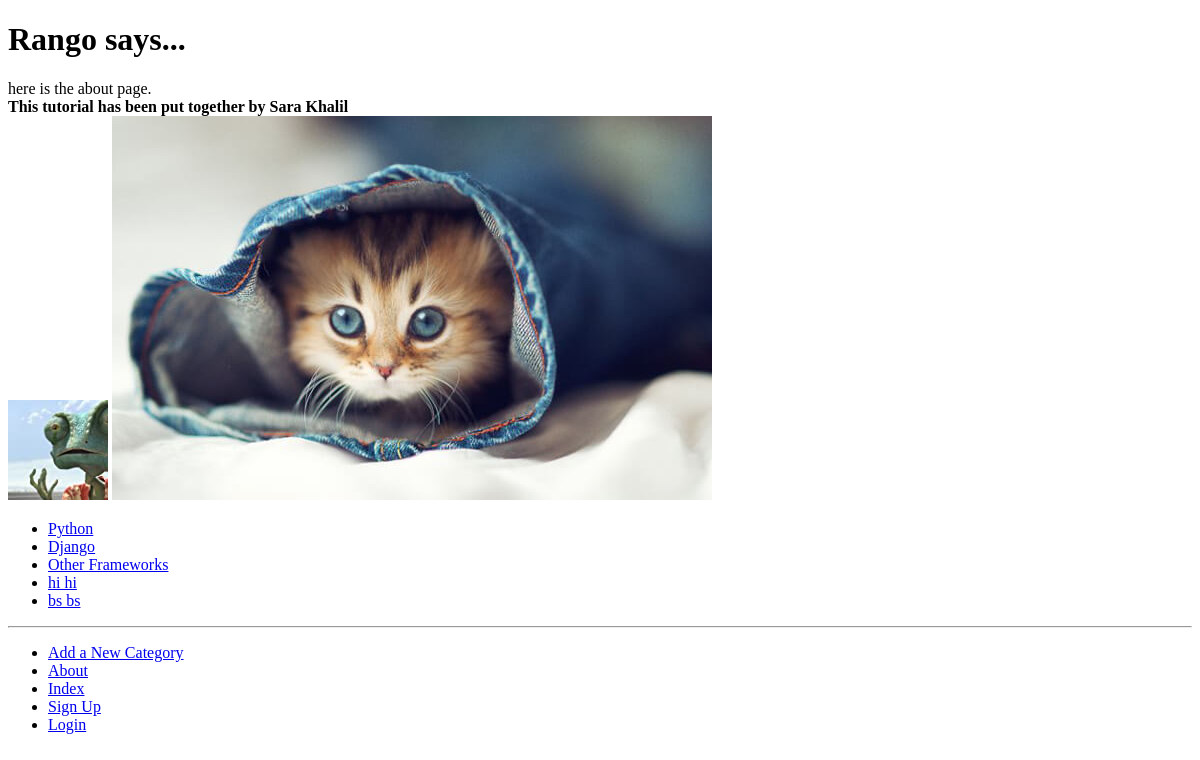
Before: /rango/about/ with the older database file.
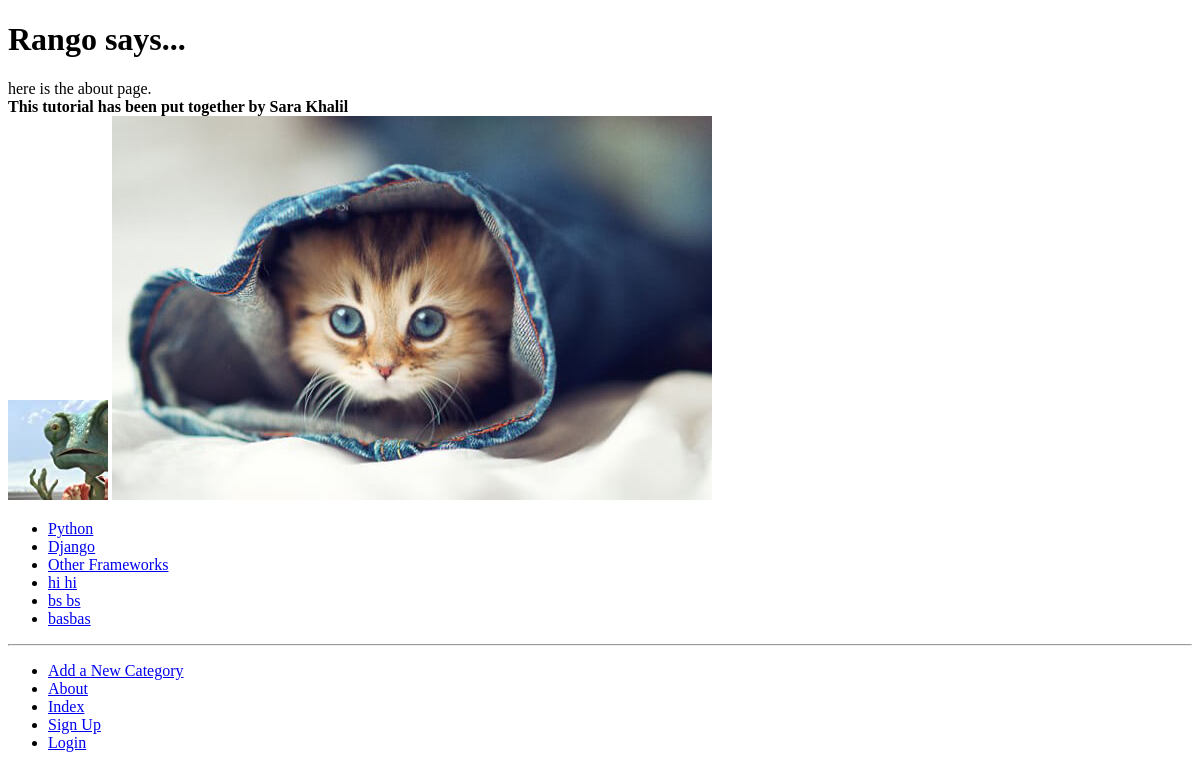
After: the same page with the newer database file.
### rango/models.py (models this page shows, shortened)
class Category(models.Model):
    name = models.CharField(max_length=maxLength128, unique=True)
    views = models.IntegerField(default=0)
    likes = models.IntegerField(default=0)
    slug = models.SlugField(unique=True)
    class Meta:
        verbose_name_plural = 'categories'

### rango/views.py (the view)
# urls.py: path('about/', views.about, name='about'),
def about(request):
    return render(request, 'rango/about.html', context = {"MEDIA_URL":"/media/"})

### rango/templatetags/rango_template_tags.py (called while the page is built)
@register.inclusion_tag('rango/categories.html')
def get_category_list(current_category=None):
    return {'categories': Category.objects.all(),'current_category': current_category}

### templates/rango/about.html (shortened to what this page needs)
{% extends 'rango/base.html' %}
{% load staticfiles %}
{% block body_block %}
    <h1>Rango says...</h1>
    <div>
        here is the about page. <br />
        <strong>This tutorial has been put together by Sara Khalil</strong><br />
    </div>
    <div>
        <img src="{% static 'images/rango.jpg' %}" alt="Picture of Rango" />
        <img src="{{ MEDIA_URL }}cat.jpg" alt="Picture of a Cat" />
    </div>
{% endblock %}

### templates/rango/categories.html
<ul>
{% if categories %}
    {% for c in categories %}
        {% if c == current_category %}
        <li>
        <strong>
            <a href="{% url 'rango:show_category' c.slug %}">{{ c.name }}</a>
        </strong>
        </li>
        {% else %}
        <li>
            <a href="{% url 'rango:show_category' c.slug %}">{{ c.name }}</a>
        </li>
        {% endif %}
    {% endfor %}
{% else %}
    <li><strong>There are no categories present.</strong></li>
{% endif %}
</ul>

Changed rows visible on the page:
added Category: name "basbas"
